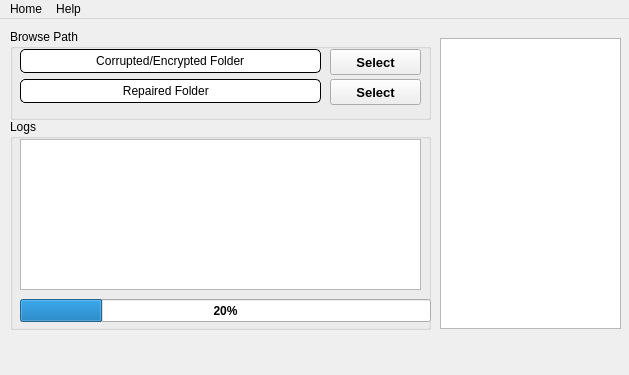
<?xml version="1.0" encoding="UTF-8"?>
<ui version="4.0">
 <class>MainWindow</class>
 <widget class="QMainWindow" name="MainWindow">
  <property name="geometry">
   <rect>
    <x>0</x>
    <y>0</y>
    <width>629</width>
    <height>375</height>
   </rect>
  </property>
  <property name="windowTitle">
   <string>BSV Video Repair</string>
  </property>
  <property name="windowIcon">
   <iconset>
    <normaloff>Logo/logo.ico</normaloff>Logo/logo.ico</iconset>
  </property>
  <widget class="QWidget" name="centralwidget">
   <widget class="QGroupBox" name="groupBox">
    <property name="geometry">
     <rect>
      <x>10</x>
      <y>10</y>
      <width>421</width>
      <height>91</height>
     </rect>
    </property>
    <property name="font">
     <font>
      <pointsize>9</pointsize>
     </font>
    </property>
    <property name="title">
     <string>Browse Path</string>
    </property>
    <widget class="QLineEdit" name="lineEdit">
     <property name="geometry">
      <rect>
       <x>10</x>
       <y>20</y>
       <width>301</width>
       <height>24</height>
      </rect>
     </property>
     <property name="font">
      <font>
       <pointsize>9</pointsize>
      </font>
     </property>
     <property name="acceptDrops">
      <bool>true</bool>
     </property>
     <property name="accessibleDescription">
      <string/>
     </property>
     <property name="autoFillBackground">
      <bool>false</bool>
     </property>
     <property name="styleSheet">
      <string notr="true">border-radius: 5px; border: 1px solid black;</string>
     </property>
     <property name="text">
      <string>                      Corrupted/Encrypted Folder</string>
     </property>
    </widget>
    <widget class="QLineEdit" name="lineEdit_2">
     <property name="geometry">
      <rect>
       <x>10</x>
       <y>50</y>
       <width>301</width>
       <height>24</height>
      </rect>
     </property>
     <property name="font">
      <font>
       <pointsize>9</pointsize>
      </font>
     </property>
     <property name="acceptDrops">
      <bool>true</bool>
     </property>
     <property name="accessibleDescription">
      <string/>
     </property>
     <property name="autoFillBackground">
      <bool>false</bool>
     </property>
     <property name="styleSheet">
      <string notr="true">border-radius: 5px; border: 1px solid black;</string>
     </property>
     <property name="text">
      <string>                              Repaired Folder</string>
     </property>
    </widget>
    <widget class="QPushButton" name="b_Select">
     <property name="geometry">
      <rect>
       <x>320</x>
       <y>20</y>
       <width>91</width>
       <height>26</height>
      </rect>
     </property>
     <property name="font">
      <font>
       <family>Segoe UI</family>
       <pointsize>10</pointsize>
       <bold>true</bold>
      </font>
     </property>
     <property name="text">
      <string>Select</string>
     </property>
    </widget>
    <widget class="QPushButton" name="b_Select_2">
     <property name="geometry">
      <rect>
       <x>320</x>
       <y>50</y>
       <width>91</width>
       <height>26</height>
      </rect>
     </property>
     <property name="font">
      <font>
       <family>Segoe UI</family>
       <pointsize>10</pointsize>
       <bold>true</bold>
      </font>
     </property>
     <property name="text">
      <string>Select</string>
     </property>
    </widget>
   </widget>
   <widget class="QLabel" name="label_Copyright">
    <property name="geometry">
     <rect>
      <x>10</x>
      <y>320</y>
      <width>281</width>
      <height>21</height>
     </rect>
    </property>
    <property name="font">
     <font>
      <family>Segoe UI</family>
      <pointsize>10</pointsize>
      <bold>true</bold>
     </font>
    </property>
    <property name="text">
     <string/>
    </property>
   </widget>
   <widget class="QListWidget" name="listWidget">
    <property name="geometry">
     <rect>
      <x>440</x>
      <y>19</y>
      <width>181</width>
      <height>291</height>
     </rect>
    </property>
    <property name="layoutDirection">
     <enum>Qt::LeftToRight</enum>
    </property>
   </widget>
   <widget class="QGroupBox" name="groupBox_2">
    <property name="geometry">
     <rect>
      <x>10</x>
      <y>100</y>
      <width>421</width>
      <height>211</height>
     </rect>
    </property>
    <property name="font">
     <font>
      <pointsize>9</pointsize>
     </font>
    </property>
    <property name="title">
     <string>Logs</string>
    </property>
    <widget class="QProgressBar" name="progressBar">
     <property name="enabled">
      <bool>true</bool>
     </property>
     <property name="geometry">
      <rect>
       <x>10</x>
       <y>180</y>
       <width>411</width>
       <height>23</height>
      </rect>
     </property>
     <property name="font">
      <font>
       <pointsize>9</pointsize>
       <bold>true</bold>
      </font>
     </property>
     <property name="value">
      <number>20</number>
     </property>
     <property name="format">
      <string>%p%</string>
     </property>
    </widget>
    <widget class="QTextEdit" name="textEdit">
     <property name="geometry">
      <rect>
       <x>10</x>
       <y>20</y>
       <width>401</width>
       <height>151</height>
      </rect>
     </property>
    </widget>
   </widget>
  </widget>
  <widget class="QMenuBar" name="menuBar">
   <property name="geometry">
    <rect>
     <x>0</x>
     <y>0</y>
     <width>629</width>
     <height>22</height>
    </rect>
   </property>
   <widget class="QMenu" name="menuHelp">
    <property name="title">
     <string>Help</string>
    </property>
    <addaction name="actionAbout"/>
   </widget>
   <widget class="QMenu" name="menuHome">
    <property name="title">
     <string>Home</string>
    </property>
    <addaction name="actionClear"/>
    <addaction name="repair"/>
   </widget>
   <addaction name="menuHome"/>
   <addaction name="menuHelp"/>
  </widget>
  <action name="actionAbout">
   <property name="text">
    <string>About</string>
   </property>
  </action>
  <action name="repair">
   <property name="text">
    <string>Advanced Repair</string>
   </property>
   <property name="shortcut">
    <string>Ctrl+R</string>
   </property>
  </action>
  <action name="actionClear">
   <property name="text">
    <string>Clear</string>
   </property>
  </action>
 </widget>
 <resources/>
 <connections/>
</ui>
